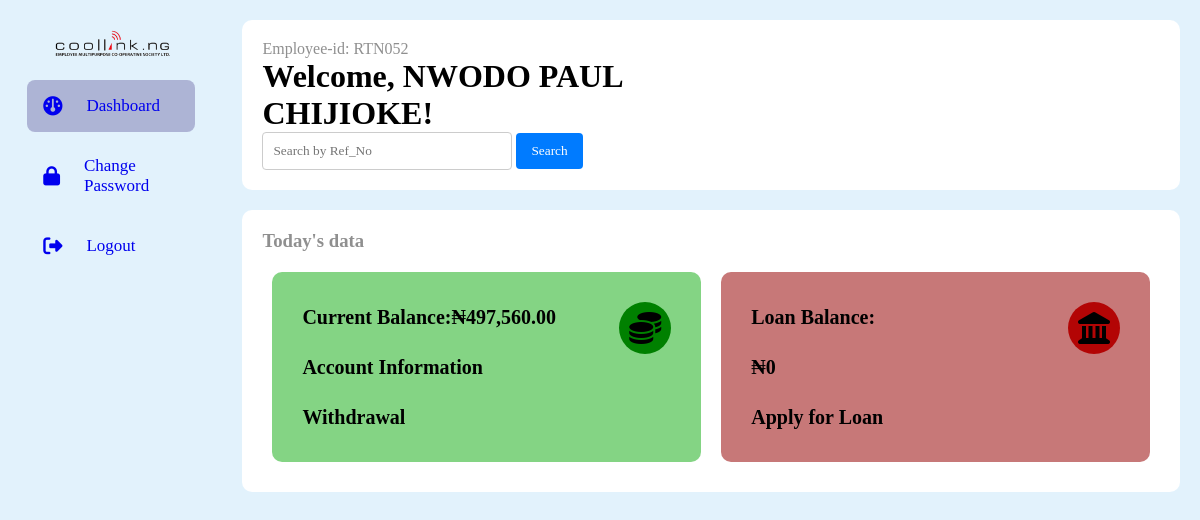
The app's page /dashboard (signed in), older data.
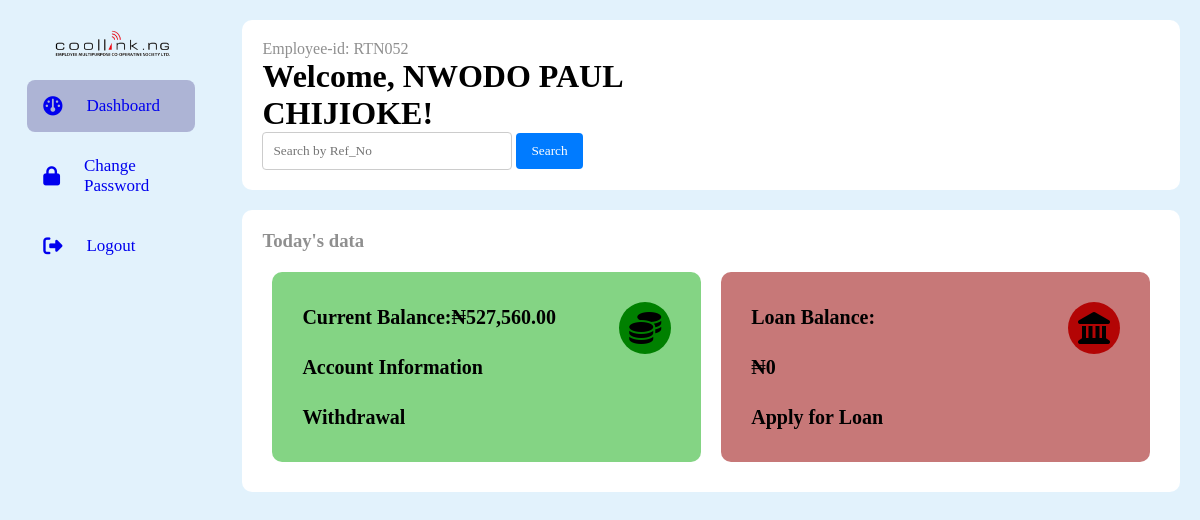
The same page, newer data.
### models.py (models this page shows, shortened)
class Person(db.Model, UserMixin):
    __tablename__ = "persons"
    id = db.Column(db.Integer, primary_key=True)
    name = db.Column(db.String(100), nullable=False)
    role_id = db.Column(db.Integer, db.ForeignKey("roles.id"))
    email = db.Column(db.String, nullable=True, unique=True)
    password = db.Column(db.String(255), nullable=False)
    company_id = db.Column(db.Integer, db.ForeignKey("companies.id"))
    employee_id = db.Column(db.String, nullable=False, unique=True)
    phone_no = db.Column(db.String, unique=True)
    balance_bfd = db.Column(db.Float, default=0.0)
    balance_withheld = db.Column(db.Float, default=0.0)
    available_balance = db.Column(db.Float, default=0.0)
    loan_balance = db.Column(db.Float, default=0.0)
    loan_balance_bfd = db.Column(db.Float, default=0.0)
    loans = db.relationship("Loan", backref="person",foreign_keys="[Loan.person_id]")
    bank_payments_made = db.relationship("BankPayment", backref="payer", lazy=True)
    payments_made = db.relationship("SavingPayment", backref="payer", lazy=True)
    loan_payments_made = db.relationship("LoanPayment", backref="payer", lazy=True)
    def get_guaranteed_payments(self):
        loan = LoanFormPayment.query.filter(LoanFormPayment.guarantors.any(id=self.id)).all()
        ret = [l for l in loan if not l.loan]
        return ret
    @hybrid_property
    def total_balance(self):
        return self.available_balance + self.balance_withheld

### app.py (the view, shortened to what this page needs)
@app.route("/dashboard")
@login_required
def dashboard():
    person = current_user
    form = SearchForm()
    pre_guarantor = person.get_guaranteed_payments()
    failed_loan = None
    message = None
    return render_template("dashboard.html", person=person, form=form,consents=pre_guarantor,failed_loan=failed_loan,message=message)

### forms.py
class SearchForm(FlaskForm):
    search_query = StringField("Search")
    submit = SubmitField("Search")

### app.py (called while the page is built)
@login_manager.user_loader
def load_user(person_id):
    return Person.query.get(person_id)

@app.before_request
def before_request():
    g.user = current_user

@app.template_filter("currency")
@login_required
def currency(value):
    modified_value = format_currency(value)  # Modify the value as needed
    return modified_value

### filters.py (called while the page is built)
def format_currency(
    value, currency_symbol="₦", decimal_separator=".", thousands_separator=","
):
    if value:
        if value < 0:
            formatted_value = f"-{currency_symbol}{abs(value):,.2f}"
        else:
            formatted_value = f"{currency_symbol}{value:,.2f}"
        formatted_value = formatted_value.replace(".", decimal_separator).replace(
            ",", thousands_separator
        )
    else:
        formatted_value = f"{currency_symbol}0"
    return formatted_value

### templates/dashboard.html (shortened to what this page needs)
<!DOCTYPE html>
<html lang="en">
<head>
    <link rel="stylesheet" href="https://cdnjs.cloudflare.com/ajax/libs/font-awesome/6.4.0/css/all.min.css"/>
    <link rel="stylesheet" href="\static\css\style.css">
</head>
<body class="special-dash">
    <div class="full-form-content">
    <div class='all-sections'>
        <nav class='section-1'>
            <div class="logo"><img src="\static\images\coolink2.png" alt="logo"></div>
            <ul class="side-bar" id="side-bar">
                <li class="{%block dash%}active nav-item{%endblock%}" id="move">
                    <a href="{{ url_for('dashboard') }}" class="nav-link"><i class="fa-solid fa-gauge"></i>
                    <span>Dashboard</span></a>
                </li>
                {% if person.role.id == 2 or person.role.id == 3 or person.role.id == 4 %}
                <li class="nav-item">
                    <a class="nav-link" href="{{ url_for('change_password') }}"><i class="fa-solid fa-lock"></i><span>Change Password</span></a>
                </li>
                {% endif %}
                <li class="logout">
                    <a class='nav-link' href="{{url_for('logout')}}"><i class="fa-sharp fa-solid fa-right-from-bracket"></i><span>Logout</span></a>
                </li>
            </ul>
        </nav>
        <div class='section-2'>
        <div class="head-wrap">
            <div class="head-title">
                <div class='left'>
                <span>Employee-id: {{person.employee_id}}</span>
                <h1>Welcome, {{ person.name }}!</h1>
                </div>
                <div class="right">
                    <form action="{{ url_for('search') }}" method="POST" class="search-form">
                        <input type="text" name="ref_no" id="search" placeholder="Search by Ref_No">
                        <button type="submit" class="search-btn">Search</button>
                    </form>
                </div>
            </div>
        </div>
        <div class="all-cards-wrap-new">
            {%block content%}
        <div class="todays-data">
            <h3>Today's data</h3>
        </div>
            <div class="card-new" id="current-bal-new">
                <div class="container-new">
                    <div class="icon-con">
                        <i class="fa-solid fa-coins"></i>
                    </div>
                    <div class='content-con-new'>
                        <a href="{{url_for('savings_account',person_id=person.id)}}">
                            <div>
                            <p><strong>Current Balance:{{ person.total_balance | currency}}</strong></p>
                            </div>
                        </a>
                        <a href="{{url_for('savings_account_details',person_id=person.id )}}">
                            <div>
                            <p><strong>Account Information</strong></p>
                            </div>
                        </a>
                        <a href="{{url_for('request_withdrawal')}}">
                            <div>
                            <p><strong>Withdrawal</strong></p>
                            </div>
                        </a>
                    </div>
                </div>
            </div>
            <div class="card-new" id="loan-bal-new">
                <div class="container-new">
                    <div class="icon-con" id='landmark'>
                        <i class="fa-solid fa-landmark"></i>
                    </div>
                    <div class='content-con-new'>
                        <a href="{{url_for('loan_account',person_id=person.id)}}">
                            <div>
                                <p><strong>Loan Balance:</strong></p>
                            </div>
                            <div>
                                <p><strong>{{ person.loan_balance | currency}}</strong></p>
                            </div>
                        </a>
                        <a href="{{url_for('register_loan')}}">
                            <div>
                            <p><strong>Apply for Loan</strong></p>
                            </div>
                        </a>
                    </div>
                </div>
            </div>
        </div>
    </div>
    </div>
    </div>
</body>
{%endblock%}

### static/css/style.css (style rules this page uses)
* { margin: 0; padding: 0; box-sizing: border-box; font-family:'Times New Roman', Times, serif; }
.special-dash { background-color: #60baf32e; }
.special-dash .all-sections { display: flex; }
.special-dash .section-1 { top: 0; bottom: 0; left: 0; padding: 0 1.7rem; overflow: hidden; position: sticky; width: 240px; height: 100vh; }
.special-dash .logo { height: 50px; padding: 16px; }
.special-dash .side-bar { height: 88%; position: relative; list-style: none; padding: 0; }
.special-dash .side-bar li { padding: 1rem; margin: 8px 0; border-radius: 8px; transition: all 0.2s ease-in; }
.special-dash .side-bar li:hover, .active { background:#473d8b57; }
.special-dash .side-bar a { font-size: 17px; text-decoration: none; gap: 1.5rem; display: flex; align-items: center; }
.special-dash .side-bar a i { font-size: 1.2rem; }
.special-dash .section-2 { position: relative; width: 90%; }
.special-dash .section-2 .head-wrap { background-color: #fff; margin: 20px; padding: 20px; border-radius: 10px; }
.special-dash .section-2 .head-wrap span, h3 { color: #4545459a; margin-bottom: 10px; }
.special-dash .section-2 .head-wrap .head-title .left, .special-dash .section-2 .head-wrap .head-title .right { display: inline-block; vertical-align: top; }
.special-dash .section-2 .head-wrap .head-title .left { margin-right: 500px; }
.special-dash .section-2 .head-wrap .head-title .right form { margin: 0; padding: 0; }
.special-dash .section-2 .head-wrap .head-title .right #search { width: 250px; padding: 10px; border: 1px solid #ccc; border-radius: 4px; }
.special-dash .section-2 .head-wrap .head-title .right .search-btn { background-color: #007bff; color: #fff; border: none; padding: 10px 15px; border-radius: 4px; cursor: pointer; }
.all-cards-wrap-new { background: #fff; margin: 20px; padding: 20px; border-radius: 10px; display: flex; flex-wrap: wrap; justify-content: space-between; }
.todays-data { width: 100%; }
.card-new { background: transparent; margin: 10px; border-radius: 10px; padding: 20px 20px 20px 30px; flex: 0 0 calc(50% - 20px); box-sizing: border-box; }
.special-dash .section-2 a { color: #fff; line-height: 2.5; text-decoration: none; }
.special-dash .section-2 #current-bal-new { background: rgba(108, 204, 108, 0.836); }
.special-dash .section-2 #loan-bal-new { background: rgb(199, 120, 120); }
.special-dash .section-2 .icon-con { border-radius: 40px; background-color:green; margin: 10px; padding: 10px; height: auto; width:min-content; float: right; right: 0; }
.special-dash .section-2 #landmark { background-color:#b30404fa; }
.special-dash .section-2 i { font-size: 2rem; color: #000; }
.special-dash .section-2 a { color: #000; font-size: 20px; }
.special-dash img { max-width: 100%; max-height: auto; }
.special-dash #move { margin-top: 30px; }

Row changes from the older to the newer data that the page shows:
changed Person "NWODO PAUL CHIJIOKE": total_balance "₦497,560.00" → "₦527,560.00"
